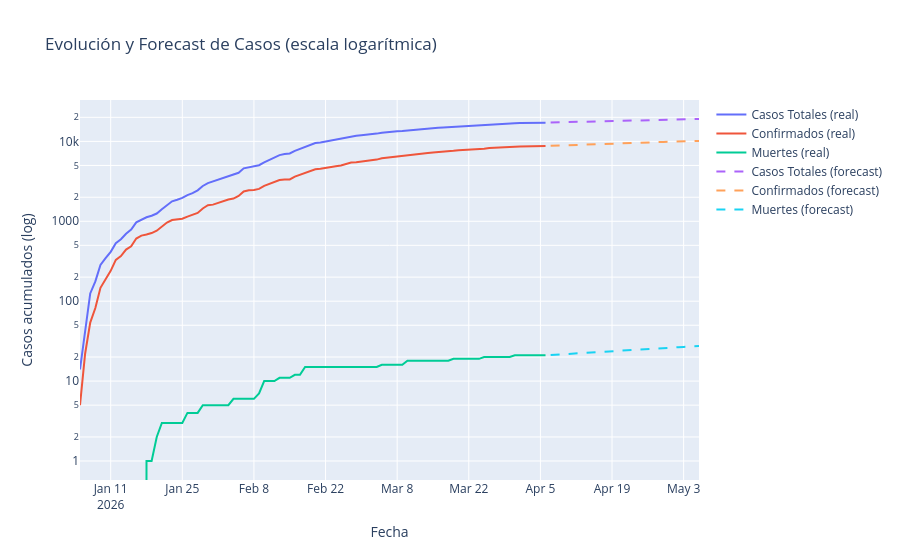

Notebook code cell kept with this figure:
### Code cell
import plotly.graph_objects as go

fig = go.Figure()

# ------------------------
# HISTÓRICO
# ------------------------
fig.add_trace(go.Scatter(
    x=daily.index,
    y=daily['Casos_Totales'],
    mode='lines',
    name='Casos Totales (real)'
))

fig.add_trace(go.Scatter(
    x=daily.index,
    y=daily['Confirmados'],
    mode='lines',
    name='Confirmados (real)'
))

fig.add_trace(go.Scatter(
    x=daily.index,
    y=daily['Muertes'],
    mode='lines',
    name='Muertes (real)'
))

# ------------------------
# FORECAST
# ------------------------
fig.add_trace(go.Scatter(
    x=future_index,
    y=fc_casos,
    mode='lines',
    name='Casos Totales (forecast)',
    line=dict(dash='dash')
))

fig.add_trace(go.Scatter(
    x=future_index,
    y=fc_conf,
    mode='lines',
    name='Confirmados (forecast)',
    line=dict(dash='dash')
))

fig.add_trace(go.Scatter(
    x=future_index,
    y=fc_muertes,
    mode='lines',
    name='Muertes (forecast)',
    line=dict(dash='dash')
))

# ------------------------
# LAYOUT (LOG SCALE)
# ------------------------
fig.update_layout(
    title="Evolución y Forecast de Casos (escala logarítmica)",
    xaxis_title="Fecha",
    yaxis_title="Casos acumulados (log)",
    yaxis_type="log"
)

fig.show()
